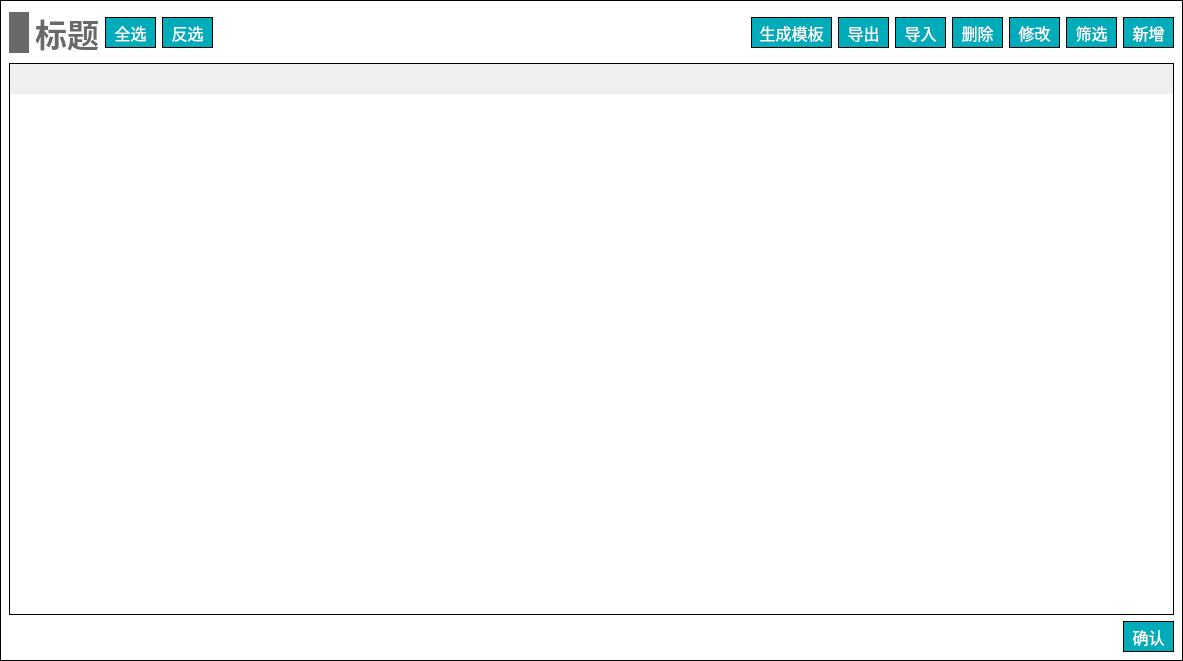
<?xml version="1.0" encoding="UTF-8"?>
<ui version="4.0">
 <class>Widget_base_inputTable</class>
 <widget class="QWidget" name="Widget_base_inputTable">
  <property name="geometry">
   <rect>
    <x>0</x>
    <y>0</y>
    <width>1183</width>
    <height>661</height>
   </rect>
  </property>
  <property name="windowTitle">
   <string>Form</string>
  </property>
  <property name="styleSheet">
   <string notr="true">#Widget_base_inputTable
{
border: 1px solid #000000;
background-color: white;
}

#Dialog_other_send_terminal
{
background-color:white;
}

QLineEdit 
{
font-family: '黑体';
font-size: 13px;
}

QComboBox
{
font-family: '黑体';
font-size: 14px;
}</string>
  </property>
  <layout class="QVBoxLayout" name="verticalLayout">
   <property name="spacing">
    <number>0</number>
   </property>
   <property name="leftMargin">
    <number>0</number>
   </property>
   <property name="topMargin">
    <number>0</number>
   </property>
   <property name="rightMargin">
    <number>0</number>
   </property>
   <property name="bottomMargin">
    <number>0</number>
   </property>
   <item>
    <widget class="QWidget" name="widget" native="true">
     <property name="styleSheet">
      <string notr="true">#widget
{
border: 1px solid #000000;
background-color: white;
}</string>
     </property>
     <layout class="QVBoxLayout" name="verticalLayout_2">
      <property name="spacing">
       <number>6</number>
      </property>
      <item>
       <layout class="QHBoxLayout" name="horizontalLayout_3">
        <property name="spacing">
         <number>6</number>
        </property>
        <item>
         <layout class="QHBoxLayout" name="horizontalLayout">
          <item>
           <widget class="QLabel" name="label_12">
            <property name="minimumSize">
             <size>
              <width>20</width>
              <height>41</height>
             </size>
            </property>
            <property name="maximumSize">
             <size>
              <width>20</width>
              <height>41</height>
             </size>
            </property>
            <property name="styleSheet">
             <string notr="true">QLabel { 
border: none; 
background-color : rgb(105, 105, 105);
}</string>
            </property>
            <property name="text">
             <string/>
            </property>
           </widget>
          </item>
          <item>
           <widget class="QLabel" name="label_title">
            <property name="font">
             <font>
              <family>Microsoft YaHei</family>
              <pointsize>24</pointsize>
              <bold>true</bold>
             </font>
            </property>
            <property name="styleSheet">
             <string notr="true">QLabel { 
border: none; 
color : rgb(105, 105, 105);
}</string>
            </property>
            <property name="text">
             <string>标题</string>
            </property>
            <property name="alignment">
             <set>Qt::AlignBottom|Qt::AlignHCenter</set>
            </property>
           </widget>
          </item>
         </layout>
        </item>
        <item>
         <layout class="QHBoxLayout" name="horizontalLayout_6">
          <item>
           <widget class="QPushButton" name="pushButton_selectAll">
            <property name="minimumSize">
             <size>
              <width>51</width>
              <height>31</height>
             </size>
            </property>
            <property name="maximumSize">
             <size>
              <width>51</width>
              <height>31</height>
             </size>
            </property>
            <property name="font">
             <font>
              <family>黑体</family>
              <pointsize>12</pointsize>
             </font>
            </property>
            <property name="styleSheet">
             <string notr="true">QPushButton
{
	color:#ffffff; /*文字颜色*/
    background-color: #00ACB9;/*背景色*/
    border-radius:0px; /*边框倒角*/
	border: 1px solid #000000;
}


QPushButton:hover 
{
background-color: rgb(0,142,153);
color: white;
}</string>
            </property>
            <property name="text">
             <string>全选</string>
            </property>
           </widget>
          </item>
          <item>
           <widget class="QPushButton" name="pushButton_unSelectAll">
            <property name="minimumSize">
             <size>
              <width>51</width>
              <height>31</height>
             </size>
            </property>
            <property name="maximumSize">
             <size>
              <width>51</width>
              <height>31</height>
             </size>
            </property>
            <property name="font">
             <font>
              <family>黑体</family>
              <pointsize>12</pointsize>
             </font>
            </property>
            <property name="styleSheet">
             <string notr="true">QPushButton
{
	color:#ffffff; /*文字颜色*/
    background-color: #00ACB9;/*背景色*/
    border-radius:0px; /*边框倒角*/
	border: 1px solid #000000;
}


QPushButton:hover 
{
background-color: rgb(0,142,153);
color: white;
}</string>
            </property>
            <property name="text">
             <string>反选</string>
            </property>
           </widget>
          </item>
         </layout>
        </item>
        <item>
         <spacer name="horizontalSpacer">
          <property name="orientation">
           <enum>Qt::Horizontal</enum>
          </property>
          <property name="sizeHint" stdset="0">
           <size>
            <width>758</width>
            <height>20</height>
           </size>
          </property>
         </spacer>
        </item>
        <item>
         <layout class="QHBoxLayout" name="horizontalLayout_2">
          <property name="spacing">
           <number>6</number>
          </property>
          <item>
           <widget class="QPushButton" name="pushButton_generate_template">
            <property name="minimumSize">
             <size>
              <width>81</width>
              <height>31</height>
             </size>
            </property>
            <property name="maximumSize">
             <size>
              <width>81</width>
              <height>31</height>
             </size>
            </property>
            <property name="font">
             <font>
              <family>黑体</family>
              <pointsize>12</pointsize>
             </font>
            </property>
            <property name="styleSheet">
             <string notr="true">QPushButton
{
	color:#ffffff; /*文字颜色*/
    background-color: #00ACB9;/*背景色*/
    border-radius:0px; /*边框倒角*/
	border: 1px solid #000000;
}


QPushButton:hover 
{
background-color: rgb(0,142,153);
color: white;
}</string>
            </property>
            <property name="text">
             <string>生成模板</string>
            </property>
           </widget>
          </item>
          <item>
           <widget class="QPushButton" name="pushButton_output">
            <property name="minimumSize">
             <size>
              <width>51</width>
              <height>31</height>
             </size>
            </property>
            <property name="maximumSize">
             <size>
              <width>51</width>
              <height>31</height>
             </size>
            </property>
            <property name="font">
             <font>
              <family>黑体</family>
              <pointsize>12</pointsize>
             </font>
            </property>
            <property name="styleSheet">
             <string notr="true">QPushButton
{
	color:#ffffff; /*文字颜色*/
    background-color: #00ACB9;/*背景色*/
    border-radius:0px; /*边框倒角*/
	border: 1px solid #000000;
}


QPushButton:hover 
{
background-color: rgb(0,142,153);
color: white;
}</string>
            </property>
            <property name="text">
             <string>导出</string>
            </property>
           </widget>
          </item>
          <item>
           <widget class="QPushButton" name="pushButton_input">
            <property name="minimumSize">
             <size>
              <width>51</width>
              <height>31</height>
             </size>
            </property>
            <property name="maximumSize">
             <size>
              <width>51</width>
              <height>31</height>
             </size>
            </property>
            <property name="font">
             <font>
              <family>黑体</family>
              <pointsize>12</pointsize>
             </font>
            </property>
            <property name="styleSheet">
             <string notr="true">QPushButton
{
	color:#ffffff; /*文字颜色*/
    background-color: #00ACB9;/*背景色*/
    border-radius:0px; /*边框倒角*/
	border: 1px solid #000000;
}


QPushButton:hover 
{
background-color: rgb(0,142,153);
color: white;
}</string>
            </property>
            <property name="text">
             <string>导入</string>
            </property>
           </widget>
          </item>
          <item>
           <widget class="QPushButton" name="pushButton_del">
            <property name="minimumSize">
             <size>
              <width>51</width>
              <height>31</height>
             </size>
            </property>
            <property name="maximumSize">
             <size>
              <width>51</width>
              <height>31</height>
             </size>
            </property>
            <property name="font">
             <font>
              <family>黑体</family>
              <pointsize>12</pointsize>
             </font>
            </property>
            <property name="styleSheet">
             <string notr="true">QPushButton
{
	color:#ffffff; /*文字颜色*/
    background-color: #00ACB9;/*背景色*/
    border-radius:0px; /*边框倒角*/
	border: 1px solid #000000;
}


QPushButton:hover 
{
background-color: rgb(0,142,153);
color: white;
}</string>
            </property>
            <property name="text">
             <string>删除</string>
            </property>
           </widget>
          </item>
          <item>
           <widget class="QPushButton" name="pushButton_revise">
            <property name="minimumSize">
             <size>
              <width>51</width>
              <height>31</height>
             </size>
            </property>
            <property name="maximumSize">
             <size>
              <width>51</width>
              <height>31</height>
             </size>
            </property>
            <property name="font">
             <font>
              <family>黑体</family>
              <pointsize>12</pointsize>
             </font>
            </property>
            <property name="styleSheet">
             <string notr="true">QPushButton
{
	color:#ffffff; /*文字颜色*/
    background-color: #00ACB9;/*背景色*/
    border-radius:0px; /*边框倒角*/
	border: 1px solid #000000;
}


QPushButton:hover 
{
background-color: rgb(0,142,153);
color: white;
}</string>
            </property>
            <property name="text">
             <string>修改</string>
            </property>
           </widget>
          </item>
          <item>
           <widget class="QPushButton" name="pushButton_filter">
            <property name="minimumSize">
             <size>
              <width>51</width>
              <height>31</height>
             </size>
            </property>
            <property name="maximumSize">
             <size>
              <width>51</width>
              <height>31</height>
             </size>
            </property>
            <property name="font">
             <font>
              <family>黑体</family>
              <pointsize>12</pointsize>
             </font>
            </property>
            <property name="styleSheet">
             <string notr="true">QPushButton
{
	color:#ffffff; /*文字颜色*/
    background-color: #00ACB9;/*背景色*/
    border-radius:0px; /*边框倒角*/
	border: 1px solid #000000;
}


QPushButton:hover 
{
background-color: rgb(0,142,153);
color: white;
}</string>
            </property>
            <property name="text">
             <string>筛选</string>
            </property>
           </widget>
          </item>
          <item>
           <widget class="QPushButton" name="pushButton_add">
            <property name="minimumSize">
             <size>
              <width>51</width>
              <height>31</height>
             </size>
            </property>
            <property name="maximumSize">
             <size>
              <width>51</width>
              <height>31</height>
             </size>
            </property>
            <property name="font">
             <font>
              <family>黑体</family>
              <pointsize>12</pointsize>
             </font>
            </property>
            <property name="styleSheet">
             <string notr="true">QPushButton
{
	color:#ffffff; /*文字颜色*/
    background-color: #00ACB9;/*背景色*/
    border-radius:0px; /*边框倒角*/
	border: 1px solid #000000;
}


QPushButton:hover 
{
background-color: rgb(0,142,153);
color: white;
}</string>
            </property>
            <property name="text">
             <string>新增</string>
            </property>
           </widget>
          </item>
         </layout>
        </item>
       </layout>
      </item>
      <item>
       <widget class="QTableWidget" name="tableWidget">
        <property name="minimumSize">
         <size>
          <width>1161</width>
          <height>551</height>
         </size>
        </property>
        <property name="font">
         <font>
          <family>黑体</family>
          <pointsize>-1</pointsize>
         </font>
        </property>
        <property name="focusPolicy">
         <enum>Qt::NoFocus</enum>
        </property>
        <property name="layoutDirection">
         <enum>Qt::LeftToRight</enum>
        </property>
        <property name="styleSheet">
         <string notr="true">/*设置标题(包括垂直+水平的)*/
QHeaderView
{							
	
	font-size: 15px;				/*字大小*/
	font-family: '黑体';
	/*border: 1px solid #B4B4B4;*/
	border:none;
    /*border-bottom: 2px solid #999999; */		/*下边框颜色*/
    /*background: #9DC6E6;*/				/*背景浅蓝色*/ 
	min-height:30px;
	text-align: center;	       
}


/*设置标题(水平的)*/
QHeaderView::section:horizontal { 					
        border: 1px solid #AFAFAF; 			/*间隔颜色*/
	    border-bottom: 2px solid #999999; 							
        color: black;
        background: #9DC6E6;
}

/*设置鼠标停留状态*/
QHeaderView::section:horizontal:hover 
{			
        color: black;							/*字体白色*/
        background: #82AFC9;				/*背景深蓝色*/
}

/*设置鼠标按下状态*/
QHeaderView::section:horizontal:pressed 
{			
        color: black;
        background: #82AFC9;
		border-bottom: 3px solid #037BFC;				
}


QTableWidget 
{
		font-size: 14px;				/*10榜*/
		font-family: '黑体';				
		color : black;				
        border: 1px solid #000000;		
        background: white;
        gridline-color: #E0E0E0;	
        text-align: center;	
        outline:0px;			/*禁止焦点*/
}

/*设置选中的视图项*/
QTableWidget::item:selected
{				    
		border: 2px solid #0398FC;	
        color : black;				
}</string>
        </property>
        <property name="frameShape">
         <enum>QFrame::StyledPanel</enum>
        </property>
       </widget>
      </item>
      <item>
       <layout class="QHBoxLayout" name="horizontalLayout_confirm">
        <property name="spacing">
         <number>7</number>
        </property>
        <item>
         <spacer name="horizontalSpacer_confirm">
          <property name="orientation">
           <enum>Qt::Horizontal</enum>
          </property>
          <property name="sizeType">
           <enum>QSizePolicy::Expanding</enum>
          </property>
          <property name="sizeHint" stdset="0">
           <size>
            <width>40</width>
            <height>20</height>
           </size>
          </property>
         </spacer>
        </item>
        <item>
         <widget class="QPushButton" name="pushButton_confirm">
          <property name="minimumSize">
           <size>
            <width>51</width>
            <height>31</height>
           </size>
          </property>
          <property name="maximumSize">
           <size>
            <width>51</width>
            <height>31</height>
           </size>
          </property>
          <property name="font">
           <font>
            <family>黑体</family>
            <pointsize>12</pointsize>
           </font>
          </property>
          <property name="styleSheet">
           <string notr="true">QPushButton
{
	color:#ffffff; /*文字颜色*/
    background-color: #00ACB9;/*背景色*/
    border-radius:0px; /*边框倒角*/
	border: 1px solid #000000;
}


QPushButton:hover 
{
background-color: rgb(0,142,153);
color: white;
}</string>
          </property>
          <property name="text">
           <string>确认</string>
          </property>
         </widget>
        </item>
       </layout>
      </item>
     </layout>
    </widget>
   </item>
  </layout>
 </widget>
 <resources/>
 <connections/>
</ui>
